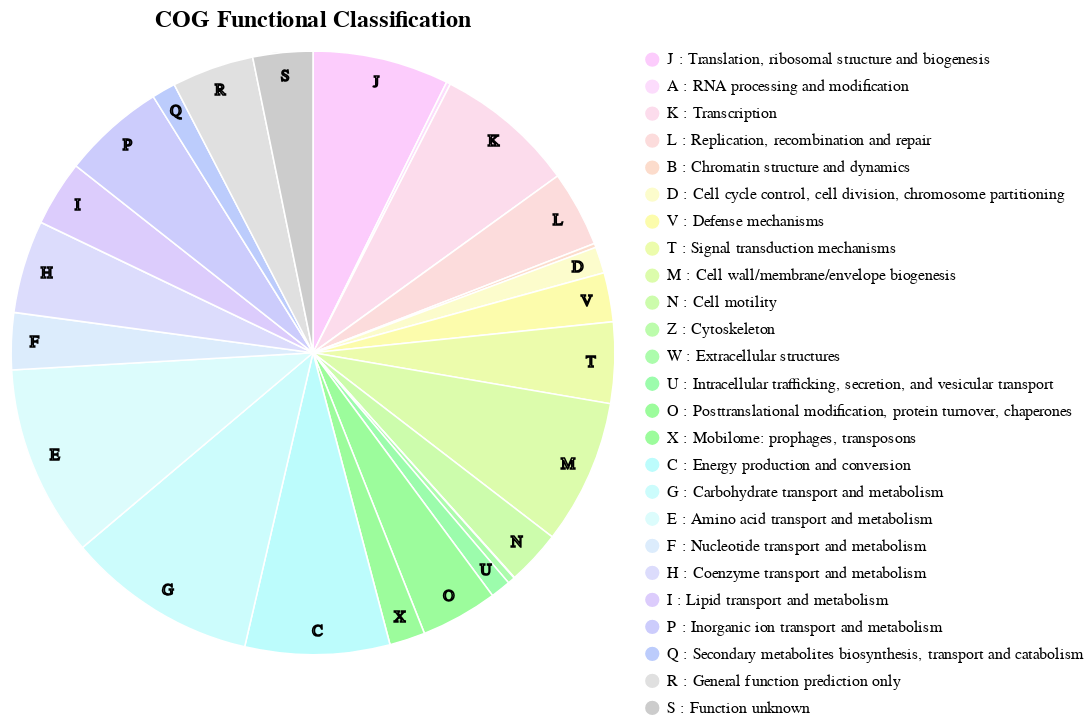

Write notebook code for a chart like this one.
### Code cell
from cogclassifier.plot import plot_cog_count_piechart

cog_count_file = "./cog_count.tsv"
piechart = plot_cog_count_piechart(cog_count_file, show_letter=True, sort=False)
piechart

### Figure 1 — Vega-Lite specification as saved in the notebook (floating-point values rounded to 4 significant figures)
{"config": {"view": {"continuousWidth": 300, "continuousHeight": 300, "strokeWidth": 0}, "legend": {"labelLimit": 0}, "mark": {"stroke": "white", "strokeOpacity": 1.0, "strokeWidth": 1.0}, "title": {"fontSize": 15, "offset": 10}}, "layer": [{"layer": [{"mark": {"type": "arc", "outerRadius": 190}, "encoding": {"color": {"field": "L_DESCRIPTION", "scale": {"domain": ["J : Translation, ribosomal structure and biogenesis", "A : RNA processing and modification", "K : Transcription", "L : Replication, recombination and repair", "B : Chromatin structure and dynamics", "D : Cell cycle control, cell division, chromosome partitioning", "V : Defense mechanisms", "T : Signal transduction mechanisms", "M : Cell wall/membrane/envelope biogenesis", "N : Cell motility", "Z : Cytoskeleton", "W : Extracellular structures", "U : Intracellular trafficking, secretion, and vesicular transport", "O : Posttranslational modification, protein turnover, chaperones", "X : Mobilome: prophages, transposons", "C : Energy production and conversion", "G : Carbohydrate transport and metabolism", "E : Amino acid transport and metabolism", "F : Nucleotide transport and metabolism", "H : Coenzyme transport and metabolism", "I : Lipid transport and metabolism", "P : Inorganic ion transport and metabolism", "Q : Secondary metabolites biosynthesis, transport and catabolism", "R : General function prediction only", "S : Function unknown"], "range": ["#FCCCFC", "#FCDCFC", "#FCDCEC", "#FCDCDC", "#FCDCCC", "#FCFCCC", "#FCFCAC", "#ECFCAC", "#DCFCAC", "#CCFCAC", "#BCFCAC", "#ACFCAC", "#9CFCAC", "#9CFC9C", "#9CFC9C", "#BCFCFC", "#CCFCFC", "#DCFCFC", "#DCECFC", "#DCDCFC", "#DCCCFC", "#CCCCFC", "#BCCCFC", "#E0E0E0", "#CCCCCC"]}, "title": "", "type": "nominal"}, "order": {"field": "index", "sort": "ascending", "type": "quantitative"}, "theta": {"field": "COUNT", "stack": true, "type": "quantitative"}, "tooltip": [{"field": "DESCRIPTION", "type": "nominal"}, {"field": "LETTER", "type": "nominal"}, {"field": "COUNT", "type": "quantitative"}, {"field": "RATIO(%)", "type": "nominal"}]}, "title": "COG Functional Classification"}, {"mark": {"type": "text", "radius": 175, "size": 10, "stroke": "black", "strokeOpacity": 1.0, "strokeWidth": 1.0}, "encoding": {"color": {"field": "L_DESCRIPTION", "scale": {"domain": ["J : Translation, ribosomal structure and biogenesis", "A : RNA processing and modification", "K : Transcription", "L : Replication, recombination and repair", "B : Chromatin structure and dynamics", "D : Cell cycle control, cell division, chromosome partitioning", "V : Defense mechanisms", "T : Signal transduction mechanisms", "M : Cell wall/membrane/envelope biogenesis", "N : Cell motility", "Z : Cytoskeleton", "W : Extracellular structures", "U : Intracellular trafficking, secretion, and vesicular transport", "O : Posttranslational modification, protein turnover, chaperones", "X : Mobilome: prophages, transposons", "C : Energy production and conversion", "G : Carbohydrate transport and metabolism", "E : Amino acid transport and metabolism", "F : Nucleotide transport and metabolism", "H : Coenzyme transport and metabolism", "I : Lipid transport and metabolism", "P : Inorganic ion transport and metabolism", "Q : Secondary metabolites biosynthesis, transport and catabolism", "R : General function prediction only", "S : Function unknown"], "range": ["#FCCCFC", "#FCDCFC", "#FCDCEC", "#FCDCDC", "#FCDCCC", "#FCFCCC", "#FCFCAC", "#ECFCAC", "#DCFCAC", "#CCFCAC", "#BCFCAC", "#ACFCAC", "#9CFCAC", "#9CFC9C", "#9CFC9C", "#BCFCFC", "#CCFCFC", "#DCFCFC", "#DCECFC", "#DCDCFC", "#DCCCFC", "#CCCCFC", "#BCCCFC", "#E0E0E0", "#CCCCCC"]}, "title": "", "type": "nominal"}, "order": {"field": "index", "sort": "ascending", "type": "quantitative"}, "text": {"field": "VISIBLE_LETTER", "type": "nominal"}, "theta": {"field": "COUNT", "stack": true, "type": "quantitative"}, "tooltip": [{"field": "DESCRIPTION", "type": "nominal"}, {"field": "LETTER", "type": "nominal"}, {"field": "COUNT", "type": "quantitative"}, {"field": "RATIO(%)", "type": "nominal"}]}, "title": "COG Functional Classification"}]}], "data": {"name": "data-9b510d4126ef8317b7968cb85f051586"}, "height": 380, "width": 380, "$schema": "https://vega.github.io/schema/vega-lite/v5.20.1.json", "datasets": {"data-9b510d4126ef8317b7968cb85f051586": [{"index": 0, "LETTER": "J", "COUNT": 264, "GROUP": "INFORMATION STORAGE AND PROCESSING", "COLOR": "#FCCCFC", "DESCRIPTION": "Translation, ribosomal structure and biogenesis", "L_DESCRIPTION": "J : Translation, ribosomal structure and biogenesis", "RATIO": 7.299, "VISIBLE_LETTER": "J", "RATIO(%)": "7.30%"}, {"index": 1, "LETTER": "A", "COUNT": 8, "GROUP": "INFORMATION STORAGE AND PROCESSING", "COLOR": "#FCDCFC", "DESCRIPTION": "RNA processing and modification", "L_DESCRIPTION": "A : RNA processing and modification", "RATIO": 0.2212, "VISIBLE_LETTER": "", "RATIO(%)": "0.22%"}, {"index": 2, "LETTER": "K", "COUNT": 272, "GROUP": "INFORMATION STORAGE AND PROCESSING", "COLOR": "#FCDCEC", "DESCRIPTION": "Transcription", "L_DESCRIPTION": "K : Transcription", "RATIO": 7.52, "VISIBLE_LETTER": "K", "RATIO(%)": "7.52%"}, {"index": 3, "LETTER": "L", "COUNT": 147, "GROUP": "INFORMATION STORAGE AND PROCESSING", "COLOR": "#FCDCDC", "DESCRIPTION": "Replication, recombination and repair", "L_DESCRIPTION": "L : Replication, recombination and repair", "RATIO": 4.064, "VISIBLE_LETTER": "L", "RATIO(%)": "4.06%"}, {"index": 4, "LETTER": "B", "COUNT": 8, "GROUP": "INFORMATION STORAGE AND PROCESSING", "COLOR": "#FCDCCC", "DESCRIPTION": "Chromatin structure and dynamics", "L_DESCRIPTION": "B : Chromatin structure and dynamics", "RATIO": 0.2212, "VISIBLE_LETTER": "", "RATIO(%)": "0.22%"}, {"index": 5, "LETTER": "D", "COUNT": 51, "GROUP": "CELLULAR PROCESSES AND SIGNALING", "COLOR": "#FCFCCC", "DESCRIPTION": "Cell cycle control, cell division, chromosome partitioning", "L_DESCRIPTION": "D : Cell cycle control, cell division, chromosome partitioning", "RATIO": 1.41, "VISIBLE_LETTER": "D", "RATIO(%)": "1.41%"}, {"index": 7, "LETTER": "V", "COUNT": 95, "GROUP": "CELLULAR PROCESSES AND SIGNALING", "COLOR": "#FCFCAC", "DESCRIPTION": "Defense mechanisms", "L_DESCRIPTION": "V : Defense mechanisms", "RATIO": 2.626, "VISIBLE_LETTER": "V", "RATIO(%)": "2.63%"}, {"index": 8, "LETTER": "T", "COUNT": 157, "GROUP": "CELLULAR PROCESSES AND SIGNALING", "COLOR": "#ECFCAC", "DESCRIPTION": "Signal transduction mechanisms", "L_DESCRIPTION": "T : Signal transduction mechanisms", "RATIO": 4.341, "VISIBLE_LETTER": "T", "RATIO(%)": "4.34%"}, {"index": 9, "LETTER": "M", "COUNT": 280, "GROUP": "CELLULAR PROCESSES AND SIGNALING", "COLOR": "#DCFCAC", "DESCRIPTION": "Cell wall/membrane/envelope biogenesis", "L_DESCRIPTION": "M : Cell wall/membrane/envelope biogenesis", "RATIO": 7.741, "VISIBLE_LETTER": "M", "RATIO(%)": "7.74%"}, {"index": 10, "LETTER": "N", "COUNT": 106, "GROUP": "CELLULAR PROCESSES AND SIGNALING", "COLOR": "#CCFCAC", "DESCRIPTION": "Cell motility", "L_DESCRIPTION": "N : Cell motility", "RATIO": 2.931, "VISIBLE_LETTER": "N", "RATIO(%)": "2.93%"}, {"index": 11, "LETTER": "Z", "COUNT": 1, "GROUP": "CELLULAR PROCESSES AND SIGNALING", "COLOR": "#BCFCAC", "DESCRIPTION": "Cytoskeleton", "L_DESCRIPTION": "Z : Cytoskeleton", "RATIO": 0.02765, "VISIBLE_LETTER": "", "RATIO(%)": "0.03%"}, {"index": 12, "LETTER": "W", "COUNT": 14, "GROUP": "CELLULAR PROCESSES AND SIGNALING", "COLOR": "#ACFCAC", "DESCRIPTION": "Extracellular structures", "L_DESCRIPTION": "W : Extracellular structures", "RATIO": 0.3871, "VISIBLE_LETTER": "", "RATIO(%)": "0.39%"}, {"index": 13, "LETTER": "U", "COUNT": 39, "GROUP": "CELLULAR PROCESSES AND SIGNALING", "COLOR": "#9CFCAC", "DESCRIPTION": "Intracellular trafficking, secretion, and vesicular transport", "L_DESCRIPTION": "U : Intracellular trafficking, secretion, and vesicular transport", "RATIO": 1.078, "VISIBLE_LETTER": "U", "RATIO(%)": "1.08%"}, {"index": 14, "LETTER": "O", "COUNT": 149, "GROUP": "CELLULAR PROCESSES AND SIGNALING", "COLOR": "#9CFC9C", "DESCRIPTION": "Posttranslational modification, protein turnover, chaperones", "L_DESCRIPTION": "O : Posttranslational modification, protein turnover, chaperones", "RATIO": 4.119, "VISIBLE_LETTER": "O", "RATIO(%)": "4.12%"}, {"index": 15, "LETTER": "X", "COUNT": 69, "GROUP": "CELLULAR PROCESSES AND SIGNALING", "COLOR": "#9CFC9C", "DESCRIPTION": "Mobilome: prophages, transposons", "L_DESCRIPTION": "X : Mobilome: prophages, transposons", "RATIO": 1.908, "VISIBLE_LETTER": "X", "RATIO(%)": "1.91%"}, {"index": 16, "LETTER": "C", "COUNT": 280, "GROUP": "METABOLISM", "COLOR": "#BCFCFC", "DESCRIPTION": "Energy production and conversion", "L_DESCRIPTION": "C : Energy production and conversion", "RATIO": 7.741, "VISIBLE_LETTER": "C", "RATIO(%)": "7.74%"}, {"index": 17, "LETTER": "G", "COUNT": 369, "GROUP": "METABOLISM", "COLOR": "#CCFCFC", "DESCRIPTION": "Carbohydrate transport and metabolism", "L_DESCRIPTION": "G : Carbohydrate transport and metabolism", "RATIO": 10.2, "VISIBLE_LETTER": "G", "RATIO(%)": "10.20%"}, {"index": 18, "LETTER": "E", "COUNT": 371, "GROUP": "METABOLISM", "COLOR": "#DCFCFC", "DESCRIPTION": "Amino acid transport and metabolism", "L_DESCRIPTION": "E : Amino acid transport and metabolism", "RATIO": 10.26, "VISIBLE_LETTER": "E", "RATIO(%)": "10.26%"}, {"index": 19, "LETTER": "F", "COUNT": 110, "GROUP": "METABOLISM", "COLOR": "#DCECFC", "DESCRIPTION": "Nucleotide transport and metabolism", "L_DESCRIPTION": "F : Nucleotide transport and metabolism", "RATIO": 3.041, "VISIBLE_LETTER": "F", "RATIO(%)": "3.04%"}, {"index": 20, "LETTER": "H", "COUNT": 180, "GROUP": "METABOLISM", "COLOR": "#DCDCFC", "DESCRIPTION": "Coenzyme transport and metabolism", "L_DESCRIPTION": "H : Coenzyme transport and metabolism", "RATIO": 4.976, "VISIBLE_LETTER": "H", "RATIO(%)": "4.98%"}, {"index": 21, "LETTER": "I", "COUNT": 127, "GROUP": "METABOLISM", "COLOR": "#DCCCFC", "DESCRIPTION": "Lipid transport and metabolism", "L_DESCRIPTION": "I : Lipid transport and metabolism", "RATIO": 3.511, "VISIBLE_LETTER": "I", "RATIO(%)": "3.51%"}, {"index": 22, "LETTER": "P", "COUNT": 199, "GROUP": "METABOLISM", "COLOR": "#CCCCFC", "DESCRIPTION": "Inorganic ion transport and metabolism", "L_DESCRIPTION": "P : Inorganic ion transport and metabolism", "RATIO": 5.502, "VISIBLE_LETTER": "P", "RATIO(%)": "5.50%"}, {"index": 23, "LETTER": "Q", "COUNT": 46, "GROUP": "METABOLISM", "COLOR": "#BCCCFC", "DESCRIPTION": "Secondary metabolites biosynthesis, transport and catabolism", "L_DESCRIPTION": "Q : Secondary metabolites biosynthesis, transport and catabolism", "RATIO": 1.272, "VISIBLE_LETTER": "Q", "RATIO(%)": "1.27%"}, {"index": 24, "LETTER": "R", "COUNT": 159, "GROUP": "POORLY CHARACTERIZED", "COLOR": "#E0E0E0", "DESCRIPTION": "General function prediction only", "L_DESCRIPTION": "R : General function prediction only", "RATIO": 4.396, "VISIBLE_LETTER": "R", "RATIO(%)": "4.40%"}, {"index": 25, "LETTER": "S", "COUNT": 116, "GROUP": "POORLY CHARACTERIZED", "COLOR": "#CCCCCC", "DESCRIPTION": "Function unknown", "L_DESCRIPTION": "S : Function unknown", "RATIO": 3.207, "VISIBLE_LETTER": "S", "RATIO(%)": "3.21%"}]}}
